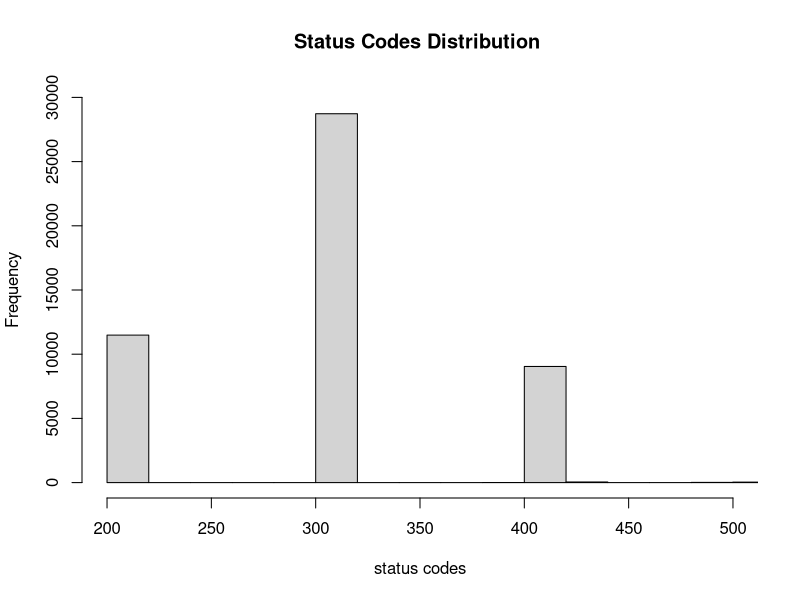

This chart was generated by the following R code:
setwd("/Users/avinashgosavi/projects/cs851-s15/assignment1/create_data_for_graphs")
myvalues <- read.csv("status_codes.txt")
png("status_codes.png")
hist(myvalues[,1],main="Status Codes Distribution ",freq=T,xlab="status codes",ylab="Frequency",ylim=c(0,30000),xlim=c(200,500))
dev.off()